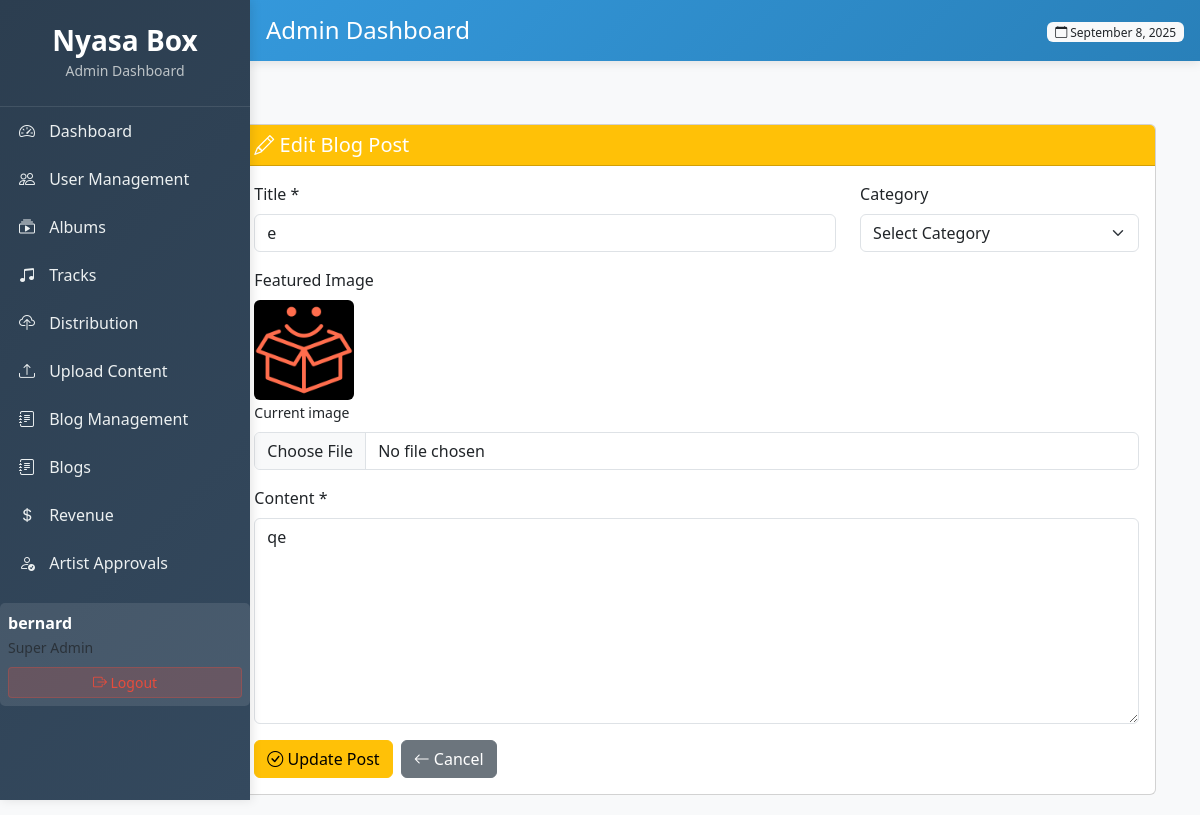
The page /adminxy/edit-blog/2/ (signed in) on the database its author committed.
### core/models.py (models this page shows, shortened)
class BlogPost(models.Model):
    title = models.CharField(max_length=200)
    slug = models.SlugField(unique=True, max_length=200)
    author = models.ForeignKey(User, on_delete=models.CASCADE)
    category = models.ForeignKey(BlogCategory, on_delete=models.SET_NULL, null=True)
    content = models.TextField()
    featured_image = models.ImageField(upload_to='blog_images/', blank=True, null=True)
    created_at = models.DateTimeField(auto_now_add=True)
    updated_at = models.DateTimeField(auto_now=True)
    views = models.PositiveIntegerField(default=0)
    class Meta:
        indexes = [
            models.Index(fields=['slug'], name='idx_blogpost_slug'),
            models.Index(fields=['created_at'], name='idx_blogpost_created_at'),
        ]

### core/admin_views.py (the view, shortened to what this page needs)
# urls.py: path('adminxy/edit-blog/<int:post_id>/', admin_views.admin_edit_blog, name='admin_edit_blog'),
@login_required
@user_passes_test(is_admin)
def admin_edit_blog(request, post_id):
    post = get_object_or_404(BlogPost, id=post_id)
    categories = BlogCategory.objects.all()
    return render(request, 'peza/edit_blog.html', {
        'post': post,
        'categories': categories,
    })

### core/admin_views.py (called while the page is built)
def is_admin(user):
    return user.is_authenticated and user.is_superuser

### core/templates/peza/edit_blog.html (shortened to what this page needs)
{% extends 'peza/dashboard.html' %}
{% block content %}
<div class="container-fluid">
    <div class="row">
        <div class="col-md-9 col-lg-10 ms-auto">
            <div class="container-fluid mt-4">
        <div class="col-12">
            <div class="card">
                <div class="card-header bg-warning text-white">
                    <h5 class="mb-0"><i class="bi bi-pencil"></i> Edit Blog Post</h5>
                </div>
                <div class="card-body">
                    <form method="post" enctype="multipart/form-data">
                        <div class="row">
                            <div class="col-md-8">
                                <div class="mb-3">
                                    <label class="form-label">Title *</label>
                                    <input type="text" name="title" class="form-control" value="{{ post.title }}" required>
                                </div>
                            </div>
                            <div class="col-md-4">
                                <div class="mb-3">
                                    <label class="form-label">Category</label>
                                    <select name="category" class="form-select">
                                        <option value="">Select Category</option>
                                    </select>
                                </div>
                            </div>
                        </div>
                        <div class="mb-3">
                            <label class="form-label">Featured Image</label>
                            {% if post.featured_image %}
                            <div class="mb-2">
                                <img src="{{ post.featured_image.url }}" alt="Current featured image" style="max-height: 100px;" class="rounded">
                                <br>
                                <small>Current image</small>
                            </div>
                            {% endif %}
                            <input type="file" name="featured_image" class="form-control" accept="image/*">
                        </div>
                        <div class="mb-3">
                            <label class="form-label">Content *</label>
                            <textarea name="content" class="form-control" rows="8" required>{{ post.content }}</textarea>
                        </div>
                        <div class="d-flex gap-2">
                            <button type="submit" class="btn btn-warning">
                                <i class="bi bi-check-circle"></i> Update Post
                            </button>
                            <a href="{% url 'admin_blog_management' %}" class="btn btn-secondary">
                                <i class="bi bi-arrow-left"></i> Cancel
                            </a>
                        </div>
                    </form>
                </div>
            </div>
        </div>
    </div>
</div>
{% endblock %}

### core/templates/peza/base.html (shortened to what this page needs)
<!DOCTYPE html>
<html lang="en">
<head>
    <link href="https://cdn.jsdelivr.net/npm/bootstrap@5.3.0/dist/css/bootstrap.min.css" rel="stylesheet">
    <link rel="stylesheet" href="https://cdn.jsdelivr.net/npm/bootstrap-icons@1.10.0/font/bootstrap-icons.css">
</head>
<body>
    <div class="admin-sidebar">
        <div class="sidebar-brand">
            <h3>Nyasa Box</h3>
            <small class="text-muted">Admin Dashboard</small>
        </div>
        <div class="sidebar-nav">
            <ul class="nav flex-column">
                <li class="nav-item">
                    <a class="nav-link {% if request.resolver_match.url_name == 'admin_dashboard' %}active{% endif %}"
                       href="{% url 'admin_dashboard' %}">
                        <i class="bi bi-speedometer2"></i> Dashboard
                    </a>
                </li>
                <li class="nav-item">
                    <a class="nav-link {% if request.resolver_match.url_name == 'admin_users' %}active{% endif %}"
                       href="{% url 'admin_users' %}">
                        <i class="bi bi-people"></i> User Management
                    </a>
                </li>
                <li class="nav-item">
                    <a class="nav-link {% if request.resolver_match.url_name == 'admin_albums' %}active{% endif %}"
                       href="{% url 'admin_albums' %}">
                        <i class="bi bi-collection-play"></i> Albums
                    </a>
                </li>
                <li class="nav-item">
                    <a class="nav-link {% if request.resolver_match.url_name == 'admin_tracks' %}active{% endif %}"
                       href="{% url 'admin_tracks' %}">
                        <i class="bi bi-music-note-beamed"></i> Tracks
                    </a>
                </li>
                <li class="nav-item">
                    <a class="nav-link {% if request.resolver_match.url_name == 'admin_distribution_requests' %}active{% endif %}"
                       href="{% url 'admin_distribution_requests' %}">
                        <i class="bi bi-cloud-upload"></i> Distribution
                    </a>
                </li>
                <li class="nav-item">
                    <a class="nav-link {% if request.resolver_match.url_name == 'admin_upload_content' %}active{% endif %}"
                       href="{% url 'admin_upload_content' %}">
                        <i class="bi bi-upload"></i> Upload Content
                    </a>
                </li>
                <li class="nav-item">
                    <a class="nav-link {% if request.resolver_match.url_name == 'admin_blog_management' %}active{% endif %}"
                       href="{% url 'admin_blog_management' %}">
                        <i class="bi bi-journal-text"></i> Blog Management
                    </a>
                </li>
                  <li class="nav-item">
                    <a class="nav-link {% if request.resolver_match.url_name == 'create_blog' %}active{% endif %}"
                       href="{% url 'create_blog' %}">
                        <i class="bi bi-journal-text"></i> Blogs
                    </a>
                </li>
                <li class="nav-item">
                    <a class="nav-link {% if request.resolver_match.url_name == 'admin_revenue' %}active{% endif %}"
                       href="{% url 'admin_revenue' %}">
                        <i class="bi bi-currency-dollar"></i> Revenue
                    </a>
                </li>
                <li class="nav-item">
                    <a class="nav-link {% if request.resolver_match.url_name == 'admin_artist_approvals' %}active{% endif %}"
                       href="{% url 'admin_artist_approvals' %}">
                        <i class="bi bi-person-check"></i> Artist Approvals
                    </a>
                </li>
            </ul>
        </div>
        <div class="user-info">
            <div class="d-flex align-items-center">
                <div class="flex-grow-1">
                    <strong>{{ user.username }}</strong>
                    <br>
                    <small class="text-muted">Super Admin</small>
                </div>
            </div>
            <form method="post" action="{% url 'logout' %}" class="mt-2">
                <button type="submit" class="btn btn-sm logout-btn w-100">
                    <i class="bi bi-box-arrow-right"></i> Logout
                </button>
            </form>
        </div>
    </div>
    <div class="admin-header">
        <div class="d-flex justify-content-between align-items-center">
            <h4 class="mb-0">
                {% block page_title %}Admin Dashboard{% endblock %}
            </h4>
            <div>
                <span class="badge bg-light text-dark">
                    <i class="bi bi-calendar"></i> {% now "F j, Y" %}
                </span>
            </div>
        </div>
    </div>
    <div class="admin-content">
        {% block content %}{% endblock %}
    </div>
</body>
</html>

### core/templates/peza/base.html (style rules this page uses)
body { background-color: #f8f9fa; font-family: 'Segoe UI', Tahoma, Geneva, Verdana, sans-serif; }
.admin-sidebar { background: linear-gradient(135deg, #2c3e50, #34495e); color: white; height: 100vh; position: fixed; left: 0; top: 0; width: 250px; z-index: 1000; box-shadow: 2px 0 10px rgba(0,0,0,0.1); }
.admin-header { background: linear-gradient(135deg, #3498db, #2980b9); color: white; padding: 1rem; margin-left: 0px; position: fixed; top: 0; right: 0; left: 250px; z-index: 999; box-shadow: 0 2px 10px rgba(0,0,0,0.1); }
.admin-content { margin-left: 0px; margin-top: 80px; padding: 20px; min-height: calc(100vh - 80px); }
.sidebar-brand { padding: 1.5rem 1rem; border-bottom: 1px solid rgba(255,255,255,0.1); text-align: center; }
.sidebar-brand h3 { margin: 0; font-weight: 600; }
.sidebar-brand .text-muted { color: #bdc3c7 !important; }
.nav-link { color: #ecf0f1; padding: 0.75rem 1rem; border-left: 3px solid transparent; transition: all 0.3s ease; }
.nav-link i { width: 20px; margin-right: 10px; }
.badge { font-weight: 500; }
.user-info { background: rgba(255,255,255,0.1); border-radius: 5px; padding: 0.5rem; margin-top: 1rem; }
.logout-btn { background: rgba(231, 76, 60, 0.2); border: 1px solid rgba(231, 76, 60, 0.3); color: #e74c3c; }

### rows shown on the page
BlogPost: title "e", featured_image (picture), content "qe"

### other values the page prints
{{ user.username }} "bernard"
